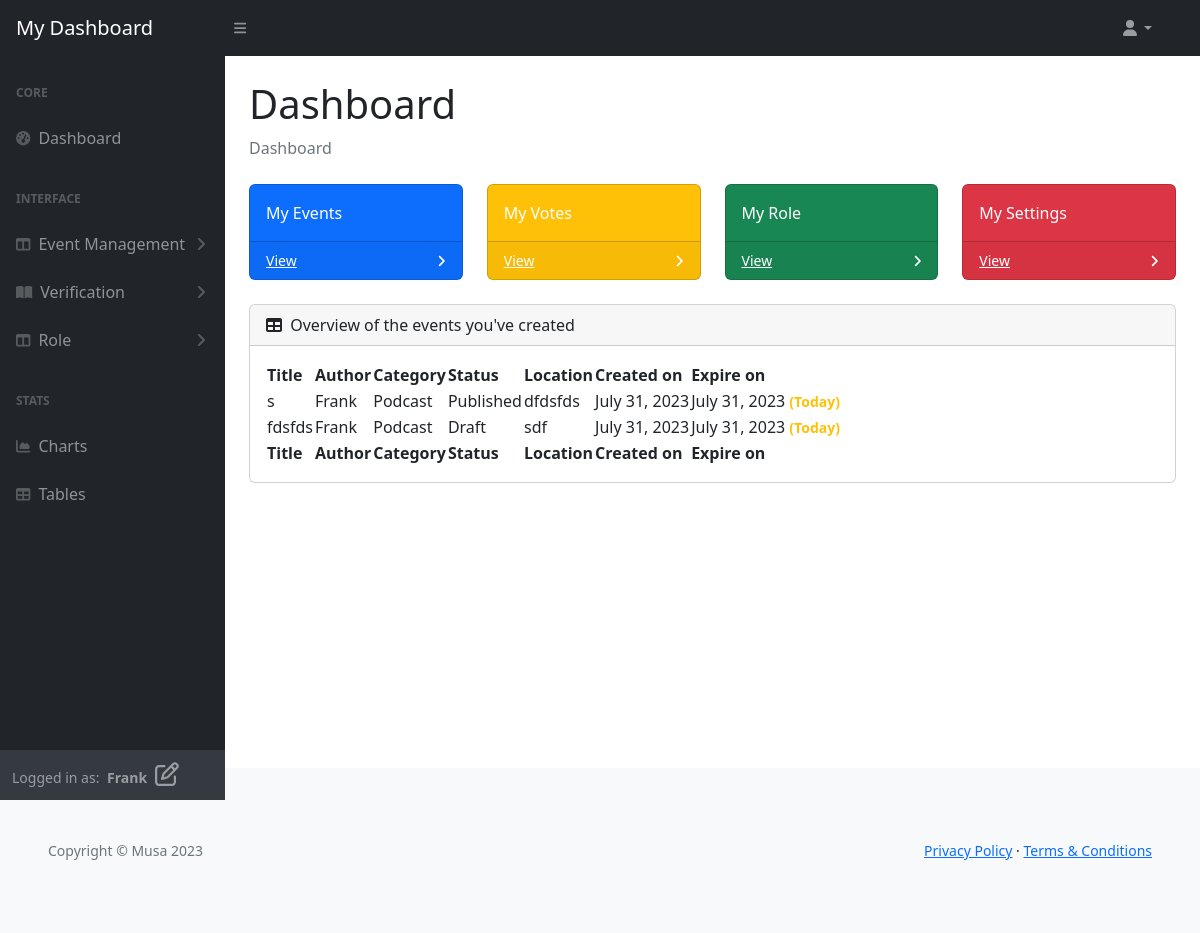
The page /user/ (signed in) on the database as committed earlier.
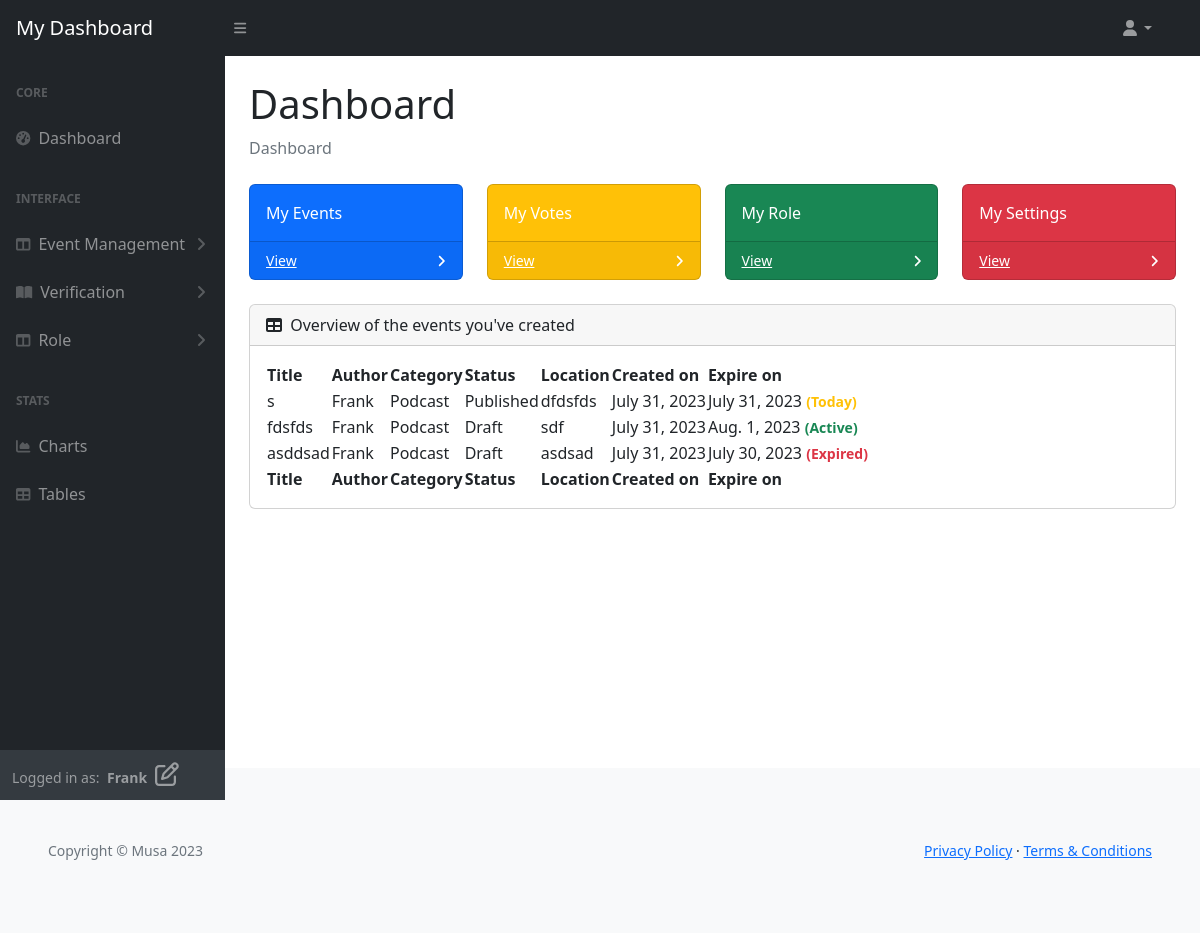
The same page on the database as committed later.
### musa/models.py (models this page shows)
class UserProfile(AbstractUser):
    verified = models.BooleanField(default=False)
    role = models.IntegerField(choices=ROLES, default=0)
    user_card = models.ManyToManyField(
        'vote_management.VoteCard', through='vote_management.VoteRecord', related_name='user_cards')
    class Meta:
        ordering = ['username']
    def __str__(self):
        return self.username

### vote_management/models.py (models this page shows, shortened)
class VoteCard(models.Model):
    title = models.CharField(max_length=80, unique=True)
    slug = models.SlugField(max_length=200, unique=True)
    author = models.ForeignKey(
        'musa.UserProfile', on_delete=models.CASCADE, related_name="card_author")
    category = models.ForeignKey(
        Category, on_delete=models.CASCADE, related_name="categories")
    mission = models.CharField(max_length=80)
    location = models.CharField(max_length=80)
    description = models.TextField(max_length=400)
    expire = models.DateField()
    event_image = CloudinaryField('image', default='placeholder')
    vote_record = models.ManyToManyField('musa.UserProfile', through='VoteRecord',
                                         related_name='user_votes', blank=True)
    candidates = models.ManyToManyField('ElectedPerson', related_name='vote_cards',
                                        blank=True)
    status = models.IntegerField(choices=STATUS, default=0)
    excerpt = models.TextField(blank=True)
    created_on = models.DateField(auto_now_add=True)
    class Meta:
        ordering = ['-created_on']

class Category(models.Model):
    category_name = models.CharField(max_length=50, unique=True)
    class Meta:
        ordering = ['category_name']
        verbose_name_plural = "Categories"

### user_profile/views.py (the view)
# urls.py: path('user/', UserDashboard.as_view(),
class UserDashboard(UserRequiredMixin, generic.DetailView):
    model = UserProfile
    template_name = 'backend/user-dashboard/index.html'
    context_object_name = 'user_dashboard'
    def get_object(self, queryset=None):
        return get_object_or_404(UserProfile, pk=self.request.user.pk)
    def get_context_data(self, **kwargs):
        context = super().get_context_data(**kwargs)
        user_profile = self.get_object()
        context['vote_cards'] = user_profile.user_card.order_by(
            '-created_on').all()
        return context

### user_profile/views.py (called while the page is built)
    def test_func(self):
        user_profile = self.request.user
        return user_profile.is_authenticated and (
            user_profile.role in [0, 1]
        )

### templates/backend/user-dashboard/index.html
{% extends "backend/user-dashboard/base.html" %}
{% block content%}
<div id="layoutSidenav_content">
    <main>
        <div class="container-fluid p-4 pt-0">
            <h1 class="mt-4">Dashboard</h1>
            <ol class="breadcrumb mb-4">
                <li class="breadcrumb-item active">Dashboard</li>
            </ol>
            <div class="row">
                <div class="col-xl-3 col-md-6">
                    <div class="card bg-primary text-white mb-4">
                        <div class="card-body">My Events</div>
                        <div class="card-footer d-flex align-items-center justify-content-between">
                            <a class="small text-white stretched-link" href="{% url 'user_all_events' %}">View </a>
                            <div class="small text-white"><i class="fas fa-angle-right"></i></div>
                        </div>
                    </div>
                </div>
                <div class="col-xl-3 col-md-6">
                    <div class="card bg-warning text-white mb-4">
                        <div class="card-body">My Votes</div>
                        <div class="card-footer d-flex align-items-center justify-content-between">
                            <a class="small text-white stretched-link" href="#">View </a>
                            <div class="small text-white"><i class="fas fa-angle-right"></i></div>
                        </div>
                    </div>
                </div>
                <div class="col-xl-3 col-md-6">
                    <div class="card bg-success text-white mb-4">
                        <div class="card-body">My Role</div>
                        <div class="card-footer d-flex align-items-center justify-content-between">
                            <a class="small text-white stretched-link" href="{% url 'user_role' %}">View </a>
                            <div class="small text-white"><i class="fas fa-angle-right"></i></div>
                        </div>
                    </div>
                </div>
                <div class="col-xl-3 col-md-6">
                    <div class="card bg-danger text-white mb-4">
                        <div class="card-body">My Settings</div>
                        <div class="card-footer d-flex align-items-center justify-content-between">
                            <a class="small text-white stretched-link" href="{% url 'user_settings' %}">View </a>
                            <div class="small text-white"><i class="fas fa-angle-right"></i></div>
                        </div>
                    </div>
                </div>
            </div>
            <div class="card mb-4">
                <div class="card-header">
                    <i class="fas fa-table me-1"></i>
                    Overview of the events you've created
                </div>
                <div class="card-body">
                    <table id="datatablesSimple">
                        <thead>
                            <tr>
                                <th>Title</th>
                                <th>Author</th>
                                <th>Category</th>
                                <th>Status</th>
                                <th>Location</th>
                                <th>Created on</th>
                                <th>Expire on</th>
                            </tr>
                        </thead>
                        <tfoot>
                            <tr>
                                <th>Title</th>
                                <th>Author</th>
                                <th>Category</th>
                                <th>Status</th>
                                <th>Location</th>
                                <th>Created on</th>
                                <th>Expire on</th>
                            </tr>
                        </tfoot>
                        <tbody>
                            {% for event in user_dashboard.card_author.all %}
                            <tr>
                                <td>{{ event.title }}</td>
                                <td>{{ event.author }}</td>
                                <td>{{ event.category.category_name }}</td>
                                <td>{{ event.get_status_display }}</td>
                                <td>{{ event.location }}</td>
                                <td>{{ event.created_on }}</td>
                                {% if event.expire|date:"Y-m-d" == current_date %}
                                <td>{{ event.expire }}
                                    <small class="text-warning fw-semibold">(Today)</small>
                                </td>
                                {% elif event.expire|date:"Y-m-d" < current_date %}
                                <td>{{ event.expire }}
                                    <small class="text-danger fw-semibold">(Expired)</small>
                                </td>
                                {% else %}
                                <td>{{ event.expire }}
                                    <small class="text-success fw-semibold">(Active)</small>
                                </td>
                                {% endif %}
                            </tr>
                            {% endfor %}
                        </tbody>
                    </table>
                </div>
            </div>
        </div>
    </main>
</div>
{% endblock %}

### templates/backend/user-dashboard/base.html (shortened to what this page needs)
{% load static %}
{% now "Y-m-d" as current_date %}
<!DOCTYPE html>
<html lang="en">
<head>
    <link href="https://cdn.jsdelivr.net/npm/simple-datatables@7.1.2/dist/style.min.css" rel="stylesheet" />
    <link href="{% static 'user/css/styles.css' %}" rel="stylesheet" />
</head>
<body class="sb-nav-fixed">
    <nav class="sb-topnav navbar navbar-expand navbar-dark bg-dark">
        <a class="navbar-brand ps-3" href="{% url 'user_dashboard' %}">My Dashboard</a>
        <button class="btn btn-link btn-sm order-1 order-lg-0 me-4 me-lg-0" id="sidebarToggle" href="#!"><i
                class="fas fa-bars"></i></button>
        <div class="d-md-inline-block form-inline ms-auto me-0 me-md-3 my-2 my-md-0">
            <ul class="navbar-nav ms-auto ms-md-0 me-3 me-lg-4">
                <li class="nav-item dropdown">
                    <a class="nav-link dropdown-toggle" id="navbarDropdown" href="#" role="button"
                        data-bs-toggle="dropdown" aria-expanded="false"><i class="fas fa-user fa-fw"></i></a>
                </li>
            </ul>
        </div>
    </nav>
    <div id="layoutSidenav">
        <div id="layoutSidenav_nav">
            <nav class="sb-sidenav accordion sb-sidenav-dark" id="sidenavAccordion">
                <div class="sb-sidenav-menu">
                    <div class="nav">
                        <div class="sb-sidenav-menu-heading">Core</div>
                        <a class="nav-link" href="{% url 'user_dashboard' %}">
                            <div class="sb-nav-link-icon"><i class="fas fa-tachometer-alt"></i></div>
                            Dashboard
                        </a>
                        <div class="sb-sidenav-menu-heading">Interface</div>
                        <a class="nav-link collapsed" href="#" data-bs-toggle="collapse"
                            data-bs-target="#collapseLayouts" aria-expanded="false" aria-controls="collapseLayouts">
                            <div class="sb-nav-link-icon"><i class="fas fa-columns"></i></div>
                            Event Management
                            <div class="sb-sidenav-collapse-arrow"><i class="fas fa-angle-down"></i></div>
                        </a>
                        <a class="nav-link collapsed" href="#" data-bs-toggle="collapse" data-bs-target="#collapsePages"
                            aria-expanded="false" aria-controls="collapsePages">
                            <div class="sb-nav-link-icon"><i class="fas fa-book-open"></i></div>
                            Verification
                            <div class="sb-sidenav-collapse-arrow"><i class="fas fa-angle-down"></i></div>
                        </a>
                        <a class="nav-link collapsed" href="#" data-bs-toggle="collapse" data-bs-target="#collapseRole"
                            aria-expanded="false" aria-controls="collapseRole">
                            <div class="sb-nav-link-icon"><i class="fas fa-columns"></i></div>
                            Role
                            <div class="sb-sidenav-collapse-arrow"><i class="fas fa-angle-down"></i></div>
                        </a>
                        <div class="sb-sidenav-menu-heading">Stats</div>
                        <a class="nav-link" href="charts.html">
                            <div class="sb-nav-link-icon"><i class="fas fa-chart-area"></i></div>
                            Charts
                        </a>
                        <a class="nav-link" href="tables.html">
                            <div class="sb-nav-link-icon"><i class="fas fa-table"></i></div>
                            Tables
                        </a>
                    </div>
                </div>
                <div class="sb-sidenav-footer">
                    <div class="small">Logged in as:
                        <span class="px-1"><strong>{{ request.user.username }}
                                {% if request.user.role == 0 %}
                                <i class="fa-regular fa-user px-1 fs-4 text"></i>
                                {% elif request.user.role == 1 %}
                                <i class="fa-regular fa-pen-to-square px-1 fs-4 text"></i>
                                {% endif %}
                            </strong>
                        </span>
                    </div>
                </div>
            </nav>
        </div>
        {% block content %}
        {% endblock content %}
    </div>
    <footer class="py-4 bg-light mt-4">
        <div class="container-fluid p-5">
            <div class="d-flex align-items-center justify-content-between small">
                <div class="text-muted">Copyright &copy; Musa 2023</div>
                <div>
                    <a href="#">Privacy Policy</a>
                    &middot;
                    <a href="#">Terms &amp; Conditions</a>
                </div>
            </div>
        </div>
    </footer>
</body>
</html>

Rows that differ between the two databases and show on the page:
changed VoteCard "fdsfds": expire "July 31, 2023" → "Aug. 1, 2023"; expire "(Today)" → "(Active)"
added VoteCard: title "asddsad", author "Frank", category.category_name "Podcast", status "Draft", location "asdsad", created_on "July 31, 2023", expire "July 30, 2023"
